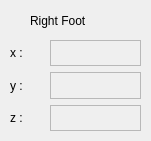
    <widget class="QFrame" name="frame_10">
     <property name="geometry">
      <rect>
       <x>670</x>
       <y>480</y>
       <width>151</width>
       <height>141</height>
      </rect>
     </property>
     <property name="frameShape">
      <enum>QFrame::NoFrame</enum>
     </property>
     <property name="frameShadow">
      <enum>QFrame::Raised</enum>
     </property>
     <widget class="QWidget" name="verticalLayoutWidget_14">
      <property name="geometry">
       <rect>
        <x>50</x>
        <y>40</y>
        <width>91</width>
        <height>91</height>
       </rect>
      </property>
      <layout class="QVBoxLayout" name="verticalLayout_27">
       <item>
        <widget class="QLabel" name="label_73">
         <property name="autoFillBackground">
          <bool>false</bool>
         </property>
         <property name="frameShape">
          <enum>QFrame::StyledPanel</enum>
         </property>
         <property name="text">
          <string/>
         </property>
        </widget>
       </item>
       <item>
        <widget class="QLabel" name="label_74">
         <property name="frameShape">
          <enum>QFrame::StyledPanel</enum>
         </property>
         <property name="text">
          <string/>
         </property>
        </widget>
       </item>
       <item>
        <widget class="QLabel" name="label_75">
         <property name="frameShape">
          <enum>QFrame::StyledPanel</enum>
         </property>
         <property name="text">
          <string/>
         </property>
        </widget>
       </item>
      </layout>
     </widget>
     <widget class="QWidget" name="verticalLayoutWidget_15">
      <property name="geometry">
       <rect>
        <x>10</x>
        <y>40</y>
        <width>31</width>
        <height>91</height>
       </rect>
      </property>
      <layout class="QVBoxLayout" name="verticalLayout_28">
       <item>
        <widget class="QLabel" name="label_76">
         <property name="text">
          <string>x :</string>
         </property>
        </widget>
       </item>
       <item>
        <widget class="QLabel" name="label_77">
         <property name="text">
          <string>y :</string>
         </property>
        </widget>
       </item>
       <item>
        <widget class="QLabel" name="label_78">
         <property name="text">
          <string>z :</string>
         </property>
        </widget>
       </item>
      </layout>
     </widget>
     <widget class="QLabel" name="label_79">
      <property name="geometry">
       <rect>
        <x>30</x>
        <y>10</y>
        <width>101</width>
        <height>21</height>
       </rect>
      </property>
      <property name="text">
       <string>Right Foot</string>
      </property>
     </widget>
    </widget>
